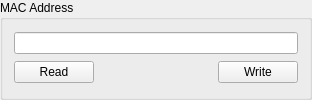
          <widget class="QGroupBox" name="gbPrgmMac">
           <property name="title">
            <string>MAC Address</string>
           </property>
           <layout class="QGridLayout" name="gridLayout_4">
            <item row="0" column="0" colspan="3">
             <widget class="QLineEdit" name="editPrgmMac">
              <property name="minimumSize">
               <size>
                <width>200</width>
                <height>0</height>
               </size>
              </property>
              <property name="maximumSize">
               <size>
                <width>16777215</width>
                <height>16777215</height>
               </size>
              </property>
              <property name="focusPolicy">
               <enum>Qt::TabFocus</enum>
              </property>
             </widget>
            </item>
            <item row="1" column="0">
             <widget class="QPushButton" name="btnPrgmMacRead">
              <property name="text">
               <string>Read</string>
              </property>
             </widget>
            </item>
            <item row="1" column="1">
             <spacer name="horizontalSpacer_4">
              <property name="orientation">
               <enum>Qt::Horizontal</enum>
              </property>
              <property name="sizeHint" stdset="0">
               <size>
                <width>112</width>
                <height>20</height>
               </size>
              </property>
             </spacer>
            </item>
            <item row="1" column="2">
             <widget class="QPushButton" name="btnPrgmMacWrite">
              <property name="text">
               <string>Write</string>
              </property>
             </widget>
            </item>
           </layout>
          </widget>
